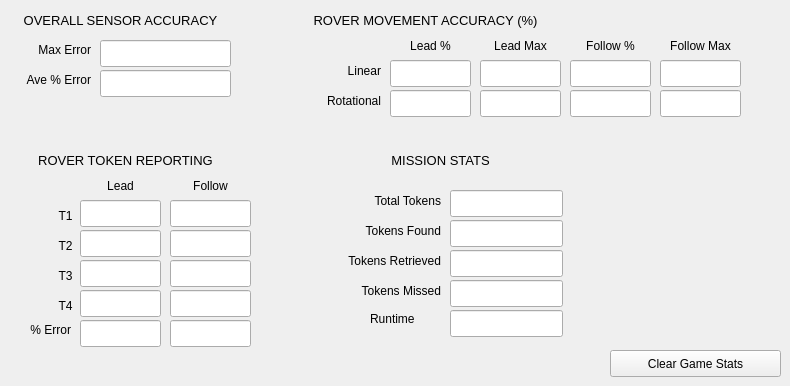
    <widget class="QWidget" name="tab_4">
     <attribute name="title">
      <string>Game Statistics</string>
     </attribute>
     <widget class="QLineEdit" name="sensorMaxError">
      <property name="geometry">
       <rect>
        <x>100</x>
        <y>40</y>
        <width>131</width>
        <height>27</height>
       </rect>
      </property>
     </widget>
     <widget class="QLineEdit" name="sensorAveError">
      <property name="geometry">
       <rect>
        <x>100</x>
        <y>70</y>
        <width>131</width>
        <height>27</height>
       </rect>
      </property>
     </widget>
     <widget class="QLineEdit" name="lrTokenAcc">
      <property name="geometry">
       <rect>
        <x>80</x>
        <y>320</y>
        <width>81</width>
        <height>27</height>
       </rect>
      </property>
     </widget>
     <widget class="QLineEdit" name="frTokenAcc">
      <property name="geometry">
       <rect>
        <x>170</x>
        <y>320</y>
        <width>81</width>
        <height>27</height>
       </rect>
      </property>
     </widget>
     <widget class="QLineEdit" name="tokens_retrieved">
      <property name="geometry">
       <rect>
        <x>450</x>
        <y>250</y>
        <width>113</width>
        <height>27</height>
       </rect>
      </property>
     </widget>
     <widget class="QLineEdit" name="tokens_found">
      <property name="geometry">
       <rect>
        <x>450</x>
        <y>220</y>
        <width>113</width>
        <height>27</height>
       </rect>
      </property>
     </widget>
     <widget class="QLineEdit" name="tokens_missed">
      <property name="geometry">
       <rect>
        <x>450</x>
        <y>280</y>
        <width>113</width>
        <height>27</height>
       </rect>
      </property>
     </widget>
     <widget class="QLabel" name="label">
      <property name="geometry">
       <rect>
        <x>310</x>
        <y>220</y>
        <width>131</width>
        <height>21</height>
       </rect>
      </property>
      <property name="text">
       <string>Tokens Found</string>
      </property>
      <property name="alignment">
       <set>Qt::AlignRight|Qt::AlignTrailing|Qt::AlignVCenter</set>
      </property>
     </widget>
     <widget class="QLabel" name="label_3">
      <property name="geometry">
       <rect>
        <x>310</x>
        <y>250</y>
        <width>131</width>
        <height>21</height>
       </rect>
      </property>
      <property name="text">
       <string>Tokens Retrieved</string>
      </property>
      <property name="alignment">
       <set>Qt::AlignRight|Qt::AlignTrailing|Qt::AlignVCenter</set>
      </property>
     </widget>
     <widget class="QLabel" name="label_4">
      <property name="geometry">
       <rect>
        <x>310</x>
        <y>280</y>
        <width>131</width>
        <height>21</height>
       </rect>
      </property>
      <property name="text">
       <string>Tokens Missed</string>
      </property>
      <property name="alignment">
       <set>Qt::AlignRight|Qt::AlignTrailing|Qt::AlignVCenter</set>
      </property>
     </widget>
     <widget class="QLabel" name="label_5">
      <property name="geometry">
       <rect>
        <x>320</x>
        <y>150</y>
        <width>241</width>
        <height>20</height>
       </rect>
      </property>
      <property name="font">
       <font>
        <pointsize>10</pointsize>
       </font>
      </property>
      <property name="text">
       <string>MISSION STATS</string>
      </property>
      <property name="alignment">
       <set>Qt::AlignCenter</set>
      </property>
     </widget>
     <widget class="QLabel" name="label_19">
      <property name="geometry">
       <rect>
        <x>10</x>
        <y>10</y>
        <width>221</width>
        <height>20</height>
       </rect>
      </property>
      <property name="font">
       <font>
        <pointsize>10</pointsize>
       </font>
      </property>
      <property name="text">
       <string>OVERALL SENSOR ACCURACY</string>
      </property>
      <property name="alignment">
       <set>Qt::AlignCenter</set>
      </property>
     </widget>
     <widget class="QLabel" name="label_20">
      <property name="geometry">
       <rect>
        <x>0</x>
        <y>70</y>
        <width>91</width>
        <height>20</height>
       </rect>
      </property>
      <property name="text">
       <string>Ave % Error</string>
      </property>
      <property name="alignment">
       <set>Qt::AlignRight|Qt::AlignTrailing|Qt::AlignVCenter</set>
      </property>
     </widget>
     <widget class="QLabel" name="label_21">
      <property name="geometry">
       <rect>
        <x>10</x>
        <y>40</y>
        <width>81</width>
        <height>20</height>
       </rect>
      </property>
      <property name="text">
       <string>Max Error</string>
      </property>
      <property name="alignment">
       <set>Qt::AlignRight|Qt::AlignTrailing|Qt::AlignVCenter</set>
      </property>
     </widget>
     <widget class="QLabel" name="label_27">
      <property name="geometry">
       <rect>
        <x>370</x>
        <y>310</y>
        <width>67</width>
        <height>17</height>
       </rect>
      </property>
      <property name="text">
       <string>Runtime</string>
      </property>
     </widget>
     <widget class="QLineEdit" name="runtime">
      <property name="geometry">
       <rect>
        <x>450</x>
        <y>310</y>
        <width>113</width>
        <height>27</height>
       </rect>
      </property>
     </widget>
     <widget class="QLineEdit" name="T1_LOC_L">
      <property name="geometry">
       <rect>
        <x>80</x>
        <y>200</y>
        <width>81</width>
        <height>27</height>
       </rect>
      </property>
      <property name="layoutDirection">
       <enum>Qt::LeftToRight</enum>
      </property>
      <property name="alignment">
       <set>Qt::AlignCenter</set>
      </property>
     </widget>
     <widget class="QLineEdit" name="T1_LOC_F">
      <property name="geometry">
       <rect>
        <x>170</x>
        <y>200</y>
        <width>81</width>
        <height>27</height>
       </rect>
      </property>
      <property name="layoutDirection">
       <enum>Qt::LeftToRight</enum>
      </property>
      <property name="alignment">
       <set>Qt::AlignCenter</set>
      </property>
     </widget>
     <widget class="QLineEdit" name="T2_LOC_L">
      <property name="geometry">
       <rect>
        <x>80</x>
        <y>230</y>
        <width>81</width>
        <height>27</height>
       </rect>
      </property>
      <property name="layoutDirection">
       <enum>Qt::LeftToRight</enum>
      </property>
      <property name="alignment">
       <set>Qt::AlignCenter</set>
      </property>
     </widget>
     <widget class="QLabel" name="label_50">
      <property name="geometry">
       <rect>
        <x>80</x>
        <y>170</y>
        <width>81</width>
        <height>31</height>
       </rect>
      </property>
      <property name="text">
       <string>Lead</string>
      </property>
      <property name="alignment">
       <set>Qt::AlignCenter</set>
      </property>
     </widget>
     <widget class="QLineEdit" name="T3_LOC_F">
      <property name="geometry">
       <rect>
        <x>170</x>
        <y>260</y>
        <width>81</width>
        <height>27</height>
       </rect>
      </property>
      <property name="layoutDirection">
       <enum>Qt::LeftToRight</enum>
      </property>
      <property name="alignment">
       <set>Qt::AlignCenter</set>
      </property>
     </widget>
     <widget class="QLabel" name="label_51">
      <property name="geometry">
       <rect>
        <x>170</x>
        <y>170</y>
        <width>81</width>
        <height>31</height>
       </rect>
      </property>
      <property name="text">
       <string>Follow</string>
      </property>
      <property name="alignment">
       <set>Qt::AlignCenter</set>
      </property>
     </widget>
     <widget class="QLineEdit" name="T3_LOC_F_2">
      <property name="geometry">
       <rect>
        <x>170</x>
        <y>290</y>
        <width>81</width>
        <height>27</height>
       </rect>
      </property>
      <property name="layoutDirection">
       <enum>Qt::LeftToRight</enum>
      </property>
      <property name="alignment">
       <set>Qt::AlignCenter</set>
      </property>
     </widget>
     <widget class="QLineEdit" name="T3_LOC_L">
      <property name="geometry">
       <rect>
        <x>80</x>
        <y>260</y>
        <width>81</width>
        <height>27</height>
       </rect>
      </property>
      <property name="layoutDirection">
       <enum>Qt::LeftToRight</enum>
      </property>
      <property name="alignment">
       <set>Qt::AlignCenter</set>
      </property>
     </widget>
     <widget class="QLineEdit" name="T4_LOC_L">
      <property name="geometry">
       <rect>
        <x>80</x>
        <y>290</y>
        <width>81</width>
        <height>27</height>
       </rect>
      </property>
      <property name="layoutDirection">
       <enum>Qt::LeftToRight</enum>
      </property>
      <property name="alignment">
       <set>Qt::AlignCenter</set>
      </property>
     </widget>
     <widget class="QLineEdit" name="T2_LOC_F">
      <property name="geometry">
       <rect>
        <x>170</x>
        <y>230</y>
        <width>81</width>
        <height>27</height>
       </rect>
      </property>
      <property name="layoutDirection">
       <enum>Qt::LeftToRight</enum>
      </property>
      <property name="alignment">
       <set>Qt::AlignCenter</set>
      </property>
     </widget>
     <widget class="QPushButton" name="clearAccStatButton">
      <property name="geometry">
       <rect>
        <x>610</x>
        <y>350</y>
        <width>171</width>
        <height>27</height>
       </rect>
      </property>
      <property name="text">
       <string>Clear Game Stats</string>
      </property>
     </widget>
     <widget class="QLineEdit" name="LEAD_ROT_ACC">
      <property name="geometry">
       <rect>
        <x>390</x>
        <y>90</y>
        <width>81</width>
        <height>27</height>
       </rect>
      </property>
      <property name="layoutDirection">
       <enum>Qt::LeftToRight</enum>
      </property>
      <property name="alignment">
       <set>Qt::AlignCenter</set>
      </property>
     </widget>
     <widget class="QLineEdit" name="LEAD_TRAV_ACC">
      <property name="geometry">
       <rect>
        <x>390</x>
        <y>60</y>
        <width>81</width>
        <height>27</height>
       </rect>
      </property>
      <property name="layoutDirection">
       <enum>Qt::LeftToRight</enum>
      </property>
      <property name="alignment">
       <set>Qt::AlignCenter</set>
      </property>
     </widget>
     <widget class="QLineEdit" name="LEAD_ROT_ACC_MAX">
      <property name="geometry">
       <rect>
        <x>480</x>
        <y>90</y>
        <width>81</width>
        <height>27</height>
       </rect>
      </property>
      <property name="layoutDirection">
       <enum>Qt::LeftToRight</enum>
      </property>
      <property name="alignment">
       <set>Qt::AlignCenter</set>
      </property>
     </widget>
     <widget class="QLabel" name="label_56">
      <property name="geometry">
       <rect>
        <x>390</x>
        <y>30</y>
        <width>81</width>
        <height>31</height>
       </rect>
      </property>
      <property name="text">
       <string>Lead %</string>
      </property>
      <property name="alignment">
       <set>Qt::AlignCenter</set>
      </property>
     </widget>
     <widget class="QLineEdit" name="LEAD_TRAV_ACC_MAX">
      <property name="geometry">
       <rect>
        <x>480</x>
        <y>60</y>
        <width>81</width>
        <height>27</height>
       </rect>
      </property>
      <property name="layoutDirection">
       <enum>Qt::LeftToRight</enum>
      </property>
      <property name="alignment">
       <set>Qt::AlignCenter</set>
      </property>
     </widget>
     <widget class="QLabel" name="label_34">
      <property name="geometry">
       <rect>
        <x>10</x>
        <y>150</y>
        <width>231</width>
        <height>20</height>
       </rect>
      </property>
      <property name="font">
       <font>
        <pointsize>10</pointsize>
       </font>
      </property>
      <property name="text">
       <string>ROVER TOKEN REPORTING</string>
      </property>
      <property name="alignment">
       <set>Qt::AlignCenter</set>
      </property>
     </widget>
     <widget class="QLabel" name="label_73">
      <property name="geometry">
       <rect>
        <x>50</x>
        <y>290</y>
        <width>31</width>
        <height>31</height>
       </rect>
      </property>
      <property name="text">
       <string>T4</string>
      </property>
      <property name="alignment">
       <set>Qt::AlignCenter</set>
      </property>
     </widget>
     <widget class="QLabel" name="label_74">
      <property name="geometry">
       <rect>
        <x>50</x>
        <y>230</y>
        <width>31</width>
        <height>31</height>
       </rect>
      </property>
      <property name="text">
       <string>T2</string>
      </property>
      <property name="alignment">
       <set>Qt::AlignCenter</set>
      </property>
     </widget>
     <widget class="QLabel" name="label_75">
      <property name="geometry">
       <rect>
        <x>50</x>
        <y>200</y>
        <width>31</width>
        <height>31</height>
       </rect>
      </property>
      <property name="text">
       <string>T1</string>
      </property>
      <property name="alignment">
       <set>Qt::AlignCenter</set>
      </property>
     </widget>
     <widget class="QLabel" name="label_76">
      <property name="geometry">
       <rect>
        <x>50</x>
        <y>260</y>
        <width>31</width>
        <height>31</height>
       </rect>
      </property>
      <property name="text">
       <string>T3</string>
      </property>
      <property name="alignment">
       <set>Qt::AlignCenter</set>
      </property>
     </widget>
     <widget class="QLabel" name="label_77">
      <property name="geometry">
       <rect>
        <x>20</x>
        <y>320</y>
        <width>51</width>
        <height>20</height>
       </rect>
      </property>
      <property name="text">
       <string>% Error</string>
      </property>
      <property name="alignment">
       <set>Qt::AlignRight|Qt::AlignTrailing|Qt::AlignVCenter</set>
      </property>
     </widget>
     <widget class="QLabel" name="label_78">
      <property name="geometry">
       <rect>
        <x>570</x>
        <y>30</y>
        <width>81</width>
        <height>31</height>
       </rect>
      </property>
      <property name="text">
       <string>Follow %</string>
      </property>
      <property name="alignment">
       <set>Qt::AlignCenter</set>
      </property>
     </widget>
     <widget class="QLabel" name="label_79">
      <property name="geometry">
       <rect>
        <x>300</x>
        <y>10</y>
        <width>251</width>
        <height>20</height>
       </rect>
      </property>
      <property name="font">
       <font>
        <pointsize>10</pointsize>
       </font>
      </property>
      <property name="text">
       <string>ROVER MOVEMENT ACCURACY (%)</string>
      </property>
      <property name="alignment">
       <set>Qt::AlignCenter</set>
      </property>
     </widget>
     <widget class="QLabel" name="label_80">
      <property name="geometry">
       <rect>
        <x>250</x>
        <y>60</y>
        <width>131</width>
        <height>21</height>
       </rect>
      </property>
      <property name="text">
       <string>Linear</string>
      </property>
      <property name="alignment">
       <set>Qt::AlignRight|Qt::AlignTrailing|Qt::AlignVCenter</set>
      </property>
     </widget>
     <widget class="QLabel" name="label_81">
      <property name="geometry">
       <rect>
        <x>250</x>
        <y>90</y>
        <width>131</width>
        <height>21</height>
       </rect>
      </property>
      <property name="text">
       <string>Rotational</string>
      </property>
      <property name="alignment">
       <set>Qt::AlignRight|Qt::AlignTrailing|Qt::AlignVCenter</set>
      </property>
     </widget>
     <widget class="QLabel" name="label_14">
      <property name="geometry">
       <rect>
        <x>310</x>
        <y>190</y>
        <width>131</width>
        <height>21</height>
       </rect>
      </property>
      <property name="text">
       <string>Total Tokens</string>
      </property>
      <property name="alignment">
       <set>Qt::AlignRight|Qt::AlignTrailing|Qt::AlignVCenter</set>
      </property>
     </widget>
     <widget class="QLineEdit" name="total_tokens">
      <property name="geometry">
       <rect>
        <x>450</x>
        <y>190</y>
        <width>113</width>
        <height>27</height>
       </rect>
      </property>
     </widget>
     <widget class="QLineEdit" name="FOLLOW_TRAV_ACC">
      <property name="geometry">
       <rect>
        <x>570</x>
        <y>60</y>
        <width>81</width>
        <height>27</height>
       </rect>
      </property>
      <property name="layoutDirection">
       <enum>Qt::LeftToRight</enum>
      </property>
      <property name="alignment">
       <set>Qt::AlignCenter</set>
      </property>
     </widget>
     <widget class="QLineEdit" name="FOLLOW_ROT_ACC">
      <property name="geometry">
       <rect>
        <x>570</x>
        <y>90</y>
        <width>81</width>
        <height>27</height>
       </rect>
      </property>
      <property name="layoutDirection">
       <enum>Qt::LeftToRight</enum>
      </property>
      <property name="alignment">
       <set>Qt::AlignCenter</set>
      </property>
     </widget>
     <widget class="QLabel" name="label_57">
      <property name="geometry">
       <rect>
        <x>480</x>
        <y>30</y>
        <width>81</width>
        <height>31</height>
       </rect>
      </property>
      <property name="text">
       <string>Lead Max</string>
      </property>
      <property name="alignment">
       <set>Qt::AlignCenter</set>
      </property>
     </widget>
     <widget class="QLabel" name="label_82">
      <property name="geometry">
       <rect>
        <x>660</x>
        <y>30</y>
        <width>81</width>
        <height>31</height>
       </rect>
      </property>
      <property name="text">
       <string>Follow Max</string>
      </property>
      <property name="alignment">
       <set>Qt::AlignCenter</set>
      </property>
     </widget>
     <widget class="QLineEdit" name="FOLLOW_TRAV_ACC_MAX">
      <property name="geometry">
       <rect>
        <x>660</x>
        <y>60</y>
        <width>81</width>
        <height>27</height>
       </rect>
      </property>
      <property name="layoutDirection">
       <enum>Qt::LeftToRight</enum>
      </property>
      <property name="alignment">
       <set>Qt::AlignCenter</set>
      </property>
     </widget>
     <widget class="QLineEdit" name="FOLLOW_ROT_ACC_MAX">
      <property name="geometry">
       <rect>
        <x>660</x>
        <y>90</y>
        <width>81</width>
        <height>27</height>
       </rect>
      </property>
      <property name="layoutDirection">
       <enum>Qt::LeftToRight</enum>
      </property>
      <property name="alignment">
       <set>Qt::AlignCenter</set>
      </property>
     </widget>
    </widget>
